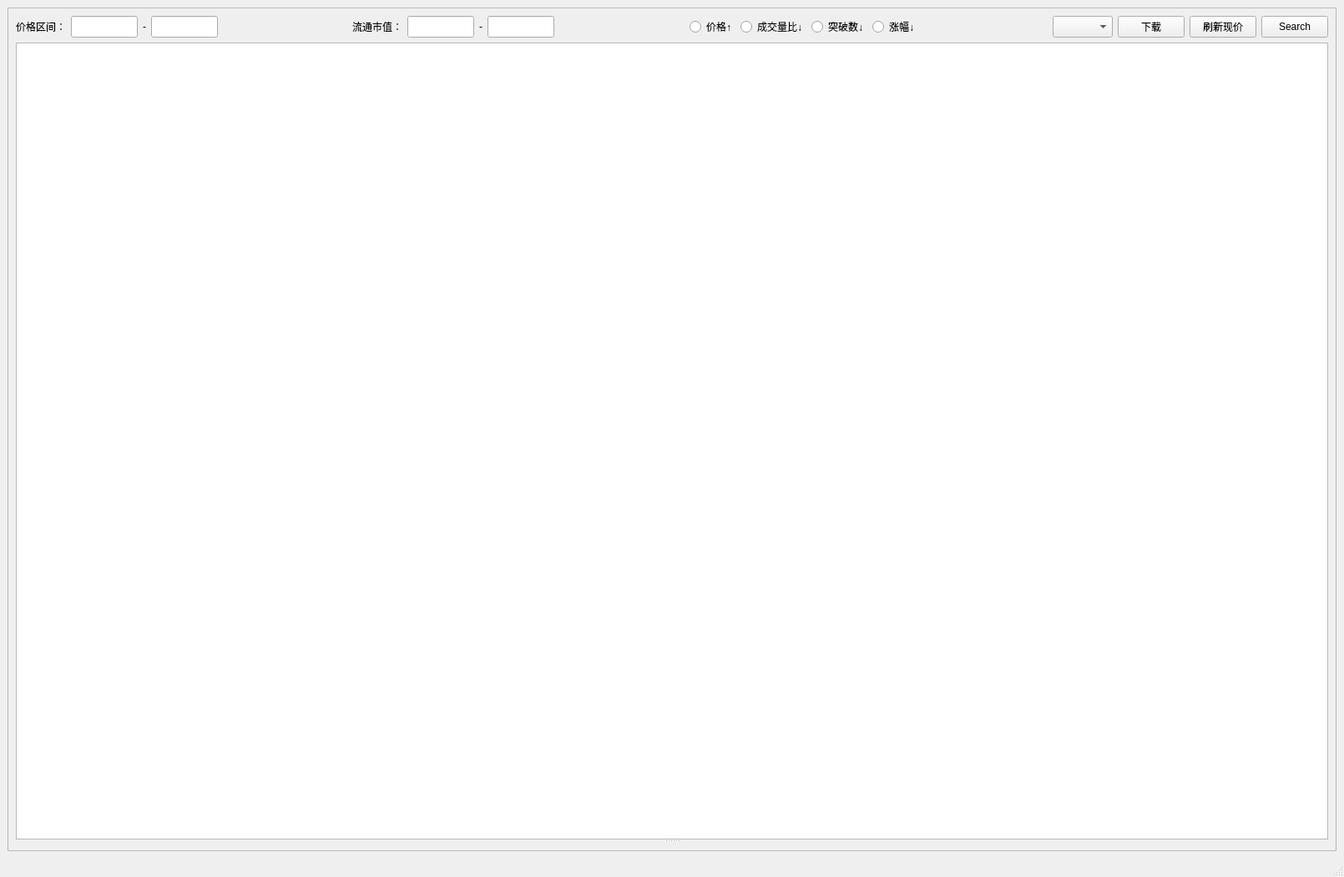
<?xml version="1.0" encoding="UTF-8"?>
<ui version="4.0">
 <class>MainWindow</class>
 <widget class="QMainWindow" name="MainWindow">
  <property name="geometry">
   <rect>
    <x>0</x>
    <y>0</y>
    <width>1610</width>
    <height>1051</height>
   </rect>
  </property>
  <property name="windowTitle">
   <string>MainWindow</string>
  </property>
  <widget class="QWidget" name="centralwidget">
   <layout class="QHBoxLayout" name="horizontalLayout_2">
    <item>
     <widget class="QScrollArea" name="scrollArea">
      <property name="widgetResizable">
       <bool>true</bool>
      </property>
      <widget class="QWidget" name="scrollAreaWidgetContents">
       <property name="geometry">
        <rect>
         <x>0</x>
         <y>0</y>
         <width>1586</width>
         <height>976</height>
        </rect>
       </property>
       <layout class="QVBoxLayout" name="verticalLayout">
        <item>
         <layout class="QHBoxLayout" name="horizontalLayout">
          <item>
           <widget class="QLabel" name="labelPrice">
            <property name="maximumSize">
             <size>
              <width>80</width>
              <height>50</height>
             </size>
            </property>
            <property name="text">
             <string>价格区间：</string>
            </property>
           </widget>
          </item>
          <item>
           <widget class="QLineEdit" name="minPrice">
            <property name="maximumSize">
             <size>
              <width>80</width>
              <height>50</height>
             </size>
            </property>
           </widget>
          </item>
          <item>
           <widget class="QLabel" name="label_">
            <property name="maximumSize">
             <size>
              <width>50</width>
              <height>50</height>
             </size>
            </property>
            <property name="text">
             <string>-</string>
            </property>
           </widget>
          </item>
          <item>
           <widget class="QLineEdit" name="maxPrice">
            <property name="maximumSize">
             <size>
              <width>80</width>
              <height>50</height>
             </size>
            </property>
           </widget>
          </item>
          <item>
           <spacer name="horizontalSpacer">
            <property name="orientation">
             <enum>Qt::Horizontal</enum>
            </property>
            <property name="sizeHint" stdset="0">
             <size>
              <width>20</width>
              <height>20</height>
             </size>
            </property>
           </spacer>
          </item>
          <item>
           <widget class="QLabel" name="labelNMC">
            <property name="text">
             <string>流通市值：</string>
            </property>
           </widget>
          </item>
          <item>
           <widget class="QLineEdit" name="minNMC">
            <property name="maximumSize">
             <size>
              <width>80</width>
              <height>50</height>
             </size>
            </property>
           </widget>
          </item>
          <item>
           <widget class="QLabel" name="label_NMC">
            <property name="maximumSize">
             <size>
              <width>50</width>
              <height>50</height>
             </size>
            </property>
            <property name="text">
             <string>-</string>
            </property>
           </widget>
          </item>
          <item>
           <widget class="QLineEdit" name="maxNMC">
            <property name="maximumSize">
             <size>
              <width>80</width>
              <height>50</height>
             </size>
            </property>
           </widget>
          </item>
          <item>
           <spacer name="horizontalSpacer_2">
            <property name="orientation">
             <enum>Qt::Horizontal</enum>
            </property>
            <property name="sizeHint" stdset="0">
             <size>
              <width>20</width>
              <height>20</height>
             </size>
            </property>
           </spacer>
          </item>
          <item>
           <widget class="QRadioButton" name="sortPrice">
            <property name="maximumSize">
             <size>
              <width>100</width>
              <height>50</height>
             </size>
            </property>
            <property name="text">
             <string>价格↑</string>
            </property>
           </widget>
          </item>
          <item>
           <widget class="QRadioButton" name="sortVol">
            <property name="maximumSize">
             <size>
              <width>100</width>
              <height>50</height>
             </size>
            </property>
            <property name="text">
             <string>成交量比↓</string>
            </property>
           </widget>
          </item>
          <item>
           <widget class="QRadioButton" name="sortCount">
            <property name="maximumSize">
             <size>
              <width>100</width>
              <height>50</height>
             </size>
            </property>
            <property name="text">
             <string>突破数↓</string>
            </property>
           </widget>
          </item>
          <item>
           <widget class="QRadioButton" name="changePercent">
            <property name="maximumSize">
             <size>
              <width>100</width>
              <height>50</height>
             </size>
            </property>
            <property name="text">
             <string>涨幅↓</string>
            </property>
           </widget>
          </item>
          <item>
           <spacer name="horizontalSpacer_3">
            <property name="orientation">
             <enum>Qt::Horizontal</enum>
            </property>
            <property name="sizeHint" stdset="0">
             <size>
              <width>20</width>
              <height>20</height>
             </size>
            </property>
           </spacer>
          </item>
          <item>
           <widget class="QComboBox" name="comboBox">
            <property name="maximumSize">
             <size>
              <width>150</width>
              <height>100</height>
             </size>
            </property>
            <property name="currentText">
             <string/>
            </property>
           </widget>
          </item>
          <item>
           <widget class="QPushButton" name="DownButton">
            <property name="maximumSize">
             <size>
              <width>200</width>
              <height>100</height>
             </size>
            </property>
            <property name="text">
             <string>下载</string>
            </property>
           </widget>
          </item>
          <item>
           <widget class="QPushButton" name="RefreshButton">
            <property name="maximumSize">
             <size>
              <width>200</width>
              <height>100</height>
             </size>
            </property>
            <property name="text">
             <string>刷新现价</string>
            </property>
           </widget>
          </item>
          <item>
           <widget class="QPushButton" name="SearchButton">
            <property name="maximumSize">
             <size>
              <width>200</width>
              <height>100</height>
             </size>
            </property>
            <property name="text">
             <string>Search</string>
            </property>
            <property name="iconSize">
             <size>
              <width>10</width>
              <height>20</height>
             </size>
            </property>
           </widget>
          </item>
         </layout>
        </item>
        <item>
         <widget class="QSplitter" name="splitter_2">
          <property name="orientation">
           <enum>Qt::Vertical</enum>
          </property>
          <property name="opaqueResize">
           <bool>true</bool>
          </property>
          <widget class="QTableView" name="stockTable">
           <property name="minimumSize">
            <size>
             <width>0</width>
             <height>250</height>
            </size>
           </property>
          </widget>
          <widget class="QSplitter" name="splitter">
           <property name="orientation">
            <enum>Qt::Horizontal</enum>
           </property>
          </widget>
         </widget>
        </item>
       </layout>
      </widget>
     </widget>
    </item>
   </layout>
  </widget>
  <widget class="QMenuBar" name="menubar">
   <property name="geometry">
    <rect>
     <x>0</x>
     <y>0</y>
     <width>1610</width>
     <height>26</height>
    </rect>
   </property>
  </widget>
  <widget class="QStatusBar" name="statusbar"/>
 </widget>
 <resources/>
 <connections/>
</ui>
